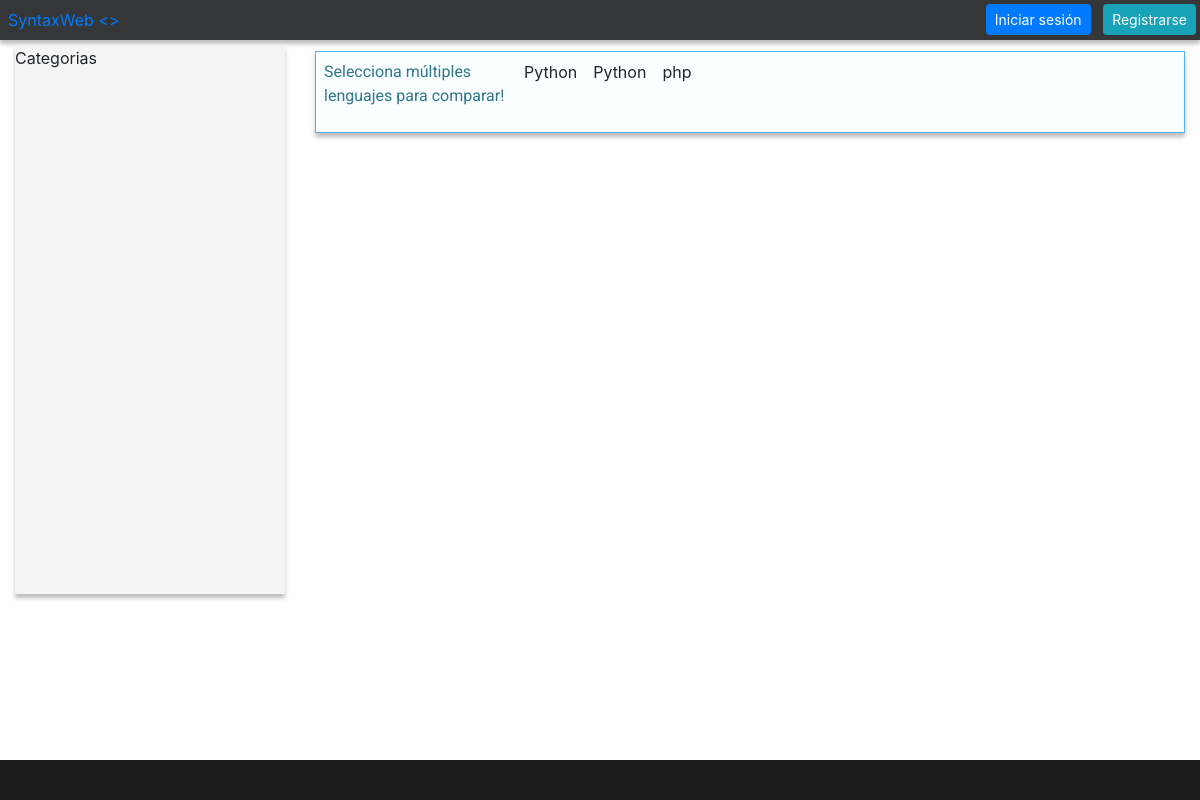
The app's page /syntaxposts/, older data.
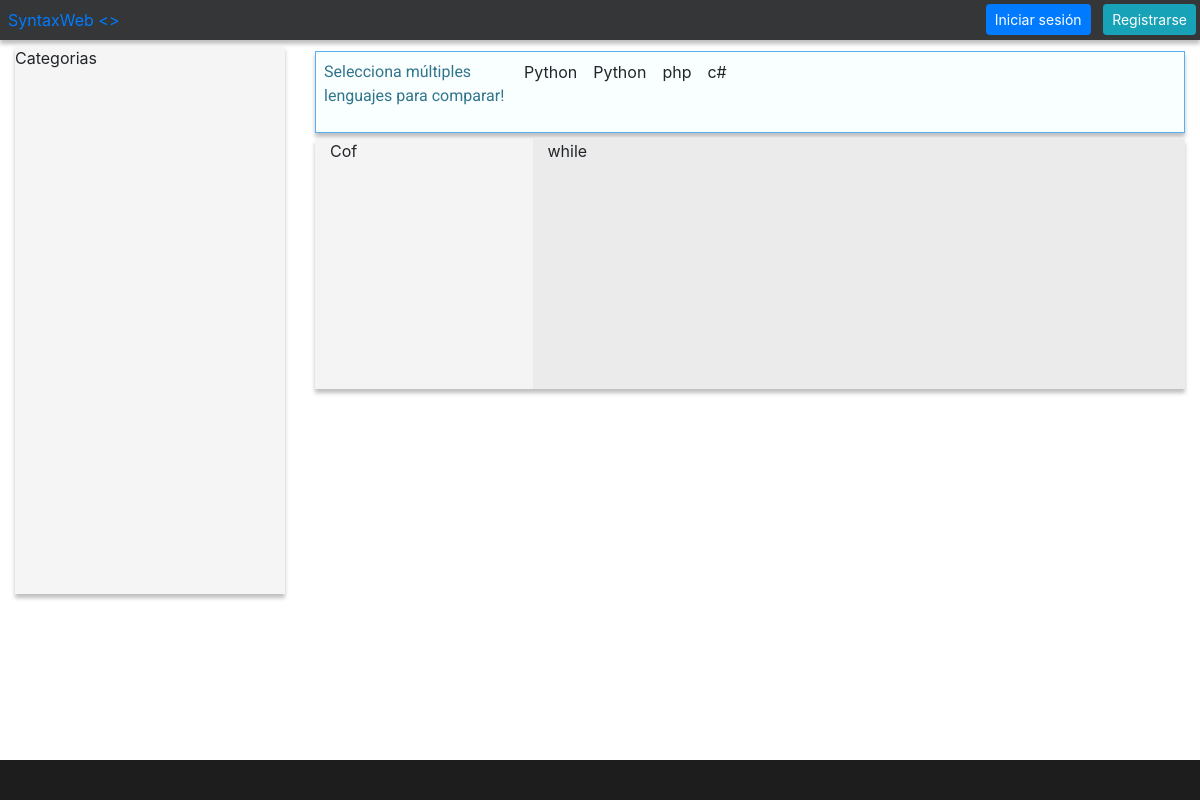
The same page, newer data.
### home/models.py (models this page shows, shortened)
class Language(models.Model):
    name = models.CharField(max_length=100,verbose_name="Nombre")
    created = models.DateTimeField(auto_now_add=True, verbose_name="Fecha de creación")

class SyntaxPost(models.Model):
    content = models.TextField(max_length=3000,verbose_name="Contenido")
    updated = models.DateTimeField(auto_now=True, verbose_name="Fecha de edición")
    author = models.ForeignKey(User, verbose_name="Autor",blank=True,on_delete=models.SET_NULL,null=True)
    sentence = models.ForeignKey(Sentence, verbose_name="sentencia",on_delete=models.CASCADE)
    language = models.ForeignKey(Language, verbose_name="lenguaje",on_delete=models.CASCADE)
    active = models.BooleanField(default=False)  # van a ser verdaderos cuando quiera mostrarlos

### home/views.py (the view)
# urls.py: path('syntaxposts/',views.syntaxposts,name='syntaxpost'),
def syntaxposts(request):
    posts =SyntaxPost.objects.all()
    languages = Language.objects.all()
    context = {
        'posts':posts,
        'languages':languages,
    }
    return render(request,'home/syntaxposts.html',context)

### home/templates/home/syntaxposts.html
{% extends "home/home.html" %}
{% block syntaxposts %}
            {% for p in posts %}
            <div class="d-flex flex-row flex-wrap syntax-post box-shadow">
                <div class="left-frame col-sm-3">
                    Cof
                </div>
                <div class="col-sm">
                    <p>{{ p.content }}</p>
                </div>
            </div>
            {% endfor %}
{% endblock syntaxposts %}

### home/templates/home/home.html (shortened to what this page needs)
{% extends "home/base.html" %}
{% block content %}
    <div class="row">
        <div class="col-sm-3 ">
            <div class="d-flex flex-row flex-column color1">
                <div class="nav-category box-shadow">Categorias</div>
            </div>
        </div>
        <div class="col-sm ">
            <div class="d-flex flex-row flex-wrap lang-select box-shadow">
                <div class="p-2 lang-text">
                        <p class="align-middle">Selecciona múltiples lenguajes para comparar!</p>
                </div>
                {% for lang in languages %}
                    <div class="p-2">
                        {{ lang.name }}
                    </div>
                {% endfor %}
            </div>
            {% block syntaxposts %}
            {% endblock syntaxposts %}
        </div>
    </div>
{% endblock content %}

### home/templates/home/base.html (shortened to what this page needs)
{% load static %}
<!doctype html>
<html lang="en">
  <head>
    <link rel="stylesheet" type="text/css" href="{% static "home/css/bootstrap.min.css" %}">
    <link rel="stylesheet" type="text/css" href="{% static 'home/main.css' %}">
  </head>
  <body>
    <header class="header box-shadow">
        <div class="d-flex flex-row flex-wrap justify-content-between">
            <div class="p-2">
                <a class="" href="{% url 'web-home' %}"> SyntaxWeb <> </a>
            </div>
            <div>
                {% if user.is_authenticated %}
                    <a class="btn btn-primary btn-sm m-1" href="{% url 'logout' %}">
                        Cerrar sesión
                    </a>
                {% else %}
                    <a class="btn btn-primary btn-sm m-1" href="{% url 'login' %}">
                        Iniciar sesión
                    </a>
                    <a class="btn btn-info btn-sm m-1" href="{% url 'register' %}">
                        Registrarse
                    </a>
                {% endif %}
            </div>
        </div>
    </header>
    <div class="container-fluid">
        {% block content %}{%  endblock %}
    </div>
    <footer class="footer">
    </footer>
  </body>
</html>

### home/static/home/main.css (style rules this page uses)
.header { height: 40px; background-color: #343637; }
.footer { height: 40px; background-color: #1d1d1d; position: fixed; left:0; bottom:0; right: 0; width : 100% ; }
.container-fluid { margin-bottom: 42px; }
.box-shadow { box-shadow:0px 4px 4px rgba(0, 0, 0, 0.25); }
.lang-select { margin:11px 0px 0px 0px; min-height: 63px; background-color: rgba(249, 254, 255, 0.9); border:solid 1px #54b0f2; }
.lang-text { font-stretch: condensed; font-family: Roboto,serif; font-size: 16px; width: 200px; color : #31758a; }
.syntax-post { margin-top:6px; min-height:250px; background-color: #ebebeb; }
.left-frame { background-color: #f4f4f4; }
.nav-category { margin-top:6px; background-color: #f5f5f5; min-height: 548px; }

Row changes from the older to the newer data that the page shows:
added Language: name "c#"
added SyntaxPost: content "while"
